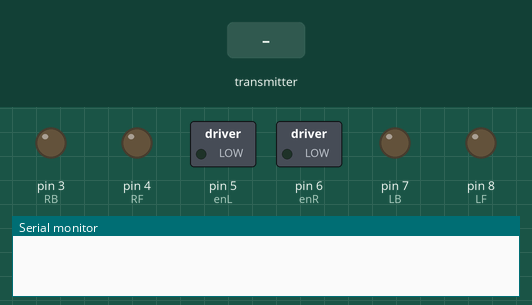
Bench run of a sketch on a simulated Arduino Uno, built with avr-gcc and run on an emulated ATmega328P. Shown: switched loads named in the sketch (green lamp = pin HIGH), output pins drawn as LEDs (lit = HIGH), the last lines printed to the serial monitor. The test bench sets the inputs (shaded band). No radio packets arrive unless stated.

Above: at 1.2 s.
1.3 s: the transmitter starts sending data.0 = 256
At 2.4 s:
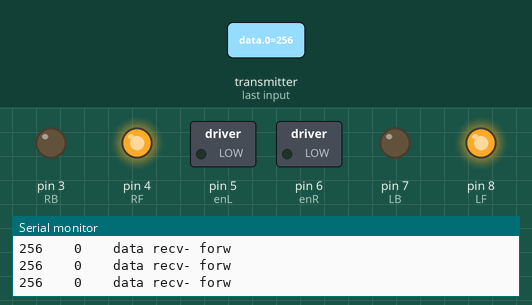
2.8 s: the transmitter starts sending data.1 = 256
At 3.6 s:
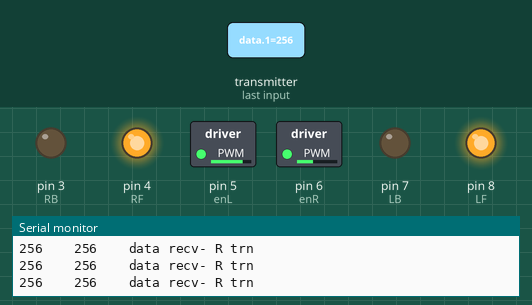
4.3 s: the transmitter starts sending data.0 = 0
At 4.7 s:
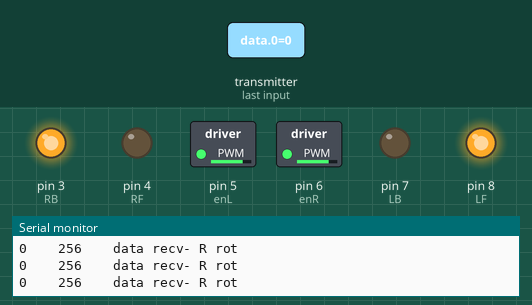
5.8 s: the transmitter starts sending data.1 = 0
At 7.0 s:
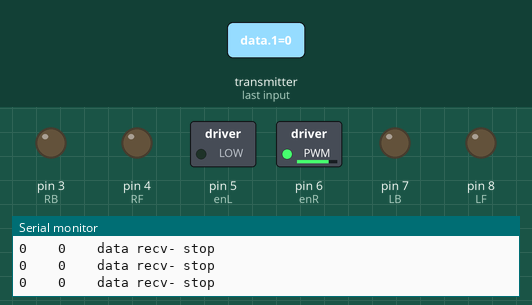
7.3 s: the transmitter starts sending data.0 = 1023
At 8.2 s:
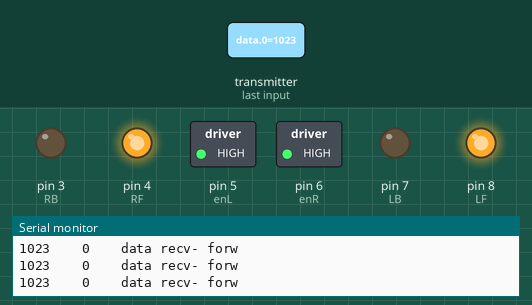
8.8 s: the transmitter starts sending data.1 = 512
At 9.3 s:
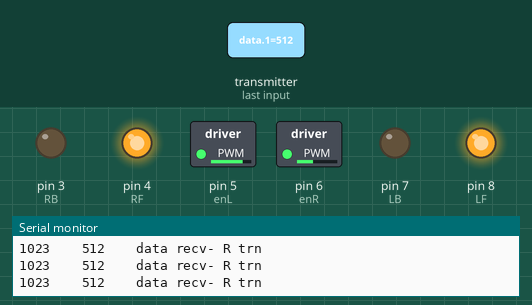
Timing chart, 0 to 11.3 s (numbered marks = the images above; inputs shaded):
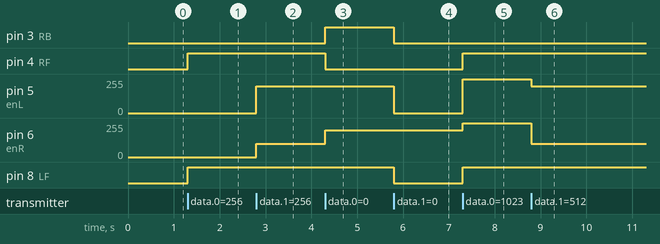

Measured:
- after the input at 1.3 s, pin 4 (RF), pin 8 (LF): LOW → HIGH at once
- after the input at 2.8 s, pin 5 (enL): 0/255 → 200/255 at once; pin 6 (enR): 0/255 → 100/255 at once
- after the input at 4.3 s, pin 3 (RB): LOW → HIGH at once; pin 4 (RF): HIGH → LOW at once; pin 6 (enR): 100/255 → 200/255 at once
- after the input at 5.8 s, pin 3 (RB), pin 8 (LF): HIGH → LOW at once; pin 5 (enL): 200/255 → 0/255 at once
- after the input at 7.3 s, pin 4 (RF), pin 8 (LF): LOW → HIGH at once; pin 5 (enL): 0/255 → 255/255 at once; pin 6 (enR): 200/255 → 255/255 at once
- after the input at 8.8 s, pin 5 (enL): 255/255 → 200/255 at once; pin 6 (enR): 255/255 → 100/255 at once

The sketch:

nrf24_rc_car_receiver.ino
```cpp
/* nrf24 RC car controller - Receiver
   24.02.2020
   Programme for Radio controlled car with 4 geared motors
*/

#include <SPI.h>
#include <nRF24L01.h>
#include <RF24.h>

#define enL 5//conneced pin num//
#define enR 6//conneced pin num//
#define LF 8//conneced pin num//
#define LB 7//conneced pin num//
#define RF 4//conneced pin num//
#define RB 3//conneced pin num//


int data[2];


RF24 radio(9, 10);  //CE, CSN

const byte password[6] = "00001"; //*enter a security code

const int M = 80;


void setup() {
  pinMode(enL, OUTPUT);
  pinMode(enR, OUTPUT);
  pinMode(LF, OUTPUT);
  pinMode(LB, OUTPUT);
  pinMode(RF, OUTPUT);
  pinMode(RB, OUTPUT);
Serial.begin(9600);
  radio.begin();
  radio.openReadingPipe(0,password);
  radio.setPALevel(RF24_PA_MIN);
  radio.startListening();

}

void loop() {

while (radio.available()) {

    radio.read(data, sizeof(data));

 Serial.print(data[0]);Serial.print("    "); Serial.print(data[1]);Serial.print("    ");

if (data[0] > -M && data[0] < M &&
        data[1] > -M && data[1] < M) {
      analogWrite(enL, 0);
      analogWrite(enL, 0);
      digitalWrite(LF, LOW);
      digitalWrite(RF, LOW);       //stop
      digitalWrite(LB, LOW);
      digitalWrite(RB, LOW);
      Serial.println("data recv- stop");

    }else if (data[0] > M && -M<data[1] && data[1]<M) {
      analogWrite(enL, data[0]);
      analogWrite(enR, data[0]);
      digitalWrite(LF, HIGH);
      digitalWrite(RF, HIGH);       //forword
      digitalWrite(LB, LOW);
      digitalWrite(RB, LOW);
Serial.println("data recv- forw");

    }else if (data[0] < -M && -M<data[1] && data[1]<M) {
      analogWrite(enL, -data[0]);
      analogWrite(enR, -data[0]);
      digitalWrite(LB, HIGH);
      digitalWrite(RB, HIGH);      //backword
      digitalWrite(LF, LOW);
      digitalWrite(RF, LOW);
Serial.println("data recv- bacck");

    }else if (-M<data[0] && data[0]<M && data[1]< -M) {
      analogWrite(enL, 200); //data[1]
      analogWrite(enR, 200); //data[1]
      digitalWrite(LF, LOW);
      digitalWrite(RF, HIGH);      //left rotate
      digitalWrite(LB, HIGH);
      digitalWrite(RB, LOW);
Serial.println("data recv- L rot");

    }else if (-M<data[0] && data[0]<M && data[1]>M) {
      analogWrite(enL, 200); //-data[1]
      analogWrite(enR, 200); //-data[1]
      digitalWrite(LF, HIGH);
      digitalWrite(RF, LOW);      //right rotate
      digitalWrite(LB, LOW);
      digitalWrite(RB, HIGH);
Serial.println("data recv- R rot");

    }else if (data[0]>M && data[1]< -M) {
      analogWrite(enL,100 ); //data[0]-data[1]
      analogWrite(enR, 200); //data[0]
      digitalWrite(LF, HIGH);
      digitalWrite(RF, HIGH);      // forword left turn
      digitalWrite(LB, LOW);
      digitalWrite(RB, LOW);
Serial.println("data recv- L trn");

    }else if (data[0]>M && data[1]>M) {
      analogWrite(enL,200 ); //data[0]
      analogWrite(enR, 100); //data[0]+data[1]
      digitalWrite(LF, HIGH);
      digitalWrite(RF, HIGH);      //forword right turn
      digitalWrite(LB, LOW);
      digitalWrite(RB, LOW);
Serial.println("data recv- R trn");

    }else if (-M>data[0] && data[1]<-M) {

      analogWrite(enL,100 ); //-data[0]-data[1]
      analogWrite(enR,200 ); //-data[0]
      digitalWrite(LF, LOW);
      digitalWrite(RF, LOW);      //back left turn
      digitalWrite(LB, HIGH);
      digitalWrite(RB, HIGH);

Serial.println("left trun back");

    }else if (-M>data[0] && data[1]>M) {

      analogWrite(enL,200 ); //-data[0]
      analogWrite(enR,100 ); //-data[0]+data[1]
      digitalWrite(LF, LOW);
      digitalWrite(RF, LOW);      //back right turn
      digitalWrite(LB, HIGH);
      digitalWrite(RB, HIGH);

Serial.println("right trun back");

    }


  }
}
```
